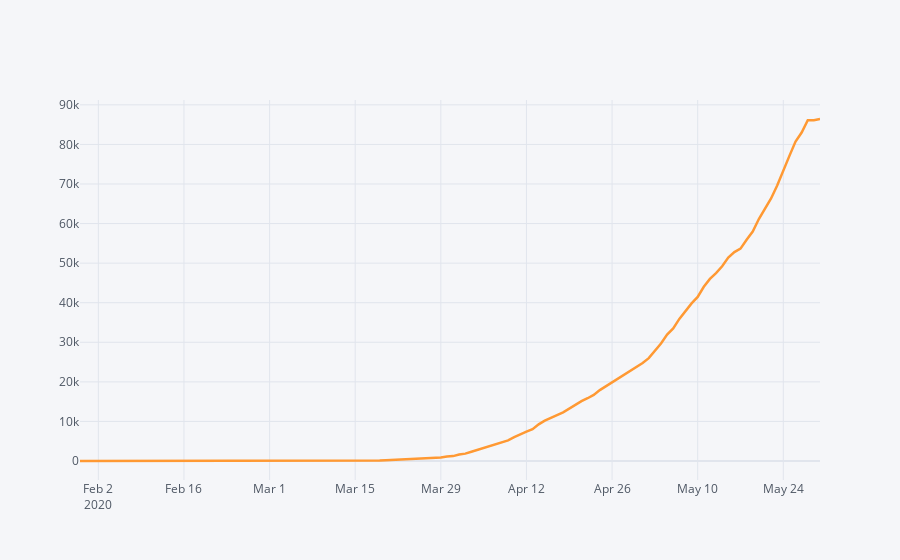

The notebook cell saved with this chart:
### Markdown cell above
<a id='section404'></a>
### 4.4 How have the number of active cases changed since the first case was reported?

### Code cell
df_sum.sort_values('Date').groupby('Date').sum()['Active Cases'].iplot(width=2.5,size=20)
